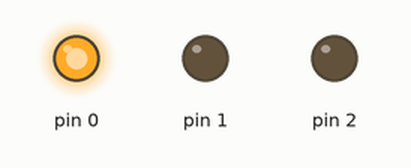
Recording of a sketch running on a simulated Arduino Uno, built with avr-gcc and run on an emulated ATmega328P. On the bench: output pins drawn as LEDs (lit = HIGH).

Above: at 0.5 s.
At 1.5 s:
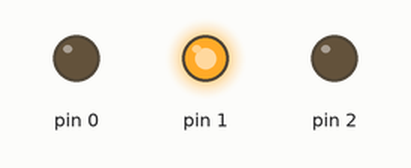
At 5.5 s:
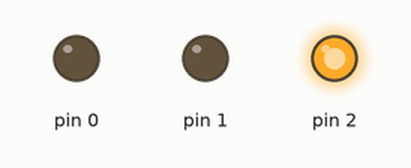
Timing chart, 0 to 6.9 s (numbered marks = the images above):
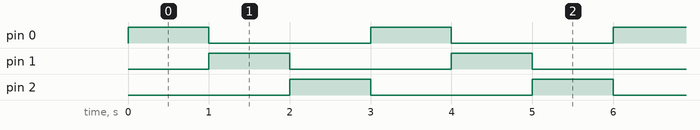

Measured:
- by itself, pin 0–2: alternates HIGH for 1.0 s and LOW for 2.0 s
- by itself, everything shown: repeats every 3.0 s, in 3 steps

The sketch:

attiny13a_blink.ino
```cpp
// (licence header left out)
void setup() {
  for (uint8_t i = 0; i < 3; i++)
    pinMode(i, OUTPUT);
}

uint8_t x = 0;

void loop() {
  for (uint8_t i = 0; i < 3; i++)
    digitalWrite(i, x == i ? true : false);
  x++;
  x %= 3;
  delay(1000);
}
```
